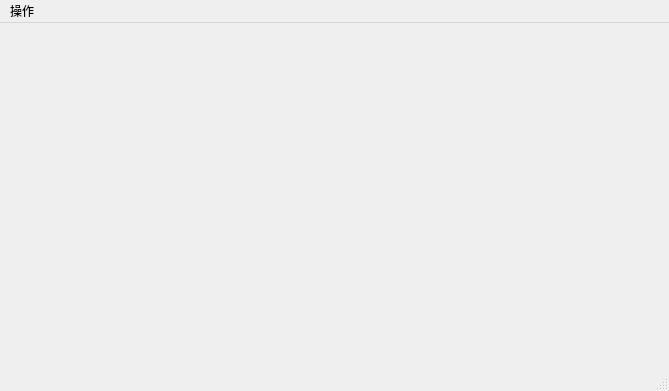
<?xml version="1.0" encoding="UTF-8"?>
<ui version="4.0">
 <class>SerialUnion</class>
 <widget class="QMainWindow" name="SerialUnion">
  <property name="geometry">
   <rect>
    <x>0</x>
    <y>0</y>
    <width>669</width>
    <height>391</height>
   </rect>
  </property>
  <property name="windowTitle">
   <string>GLCOM-V1.0</string>
  </property>
  <widget class="QWidget" name="centralWidget">
   <layout class="QHBoxLayout" name="horizontalLayout_2">
    <property name="spacing">
     <number>0</number>
    </property>
    <property name="leftMargin">
     <number>0</number>
    </property>
    <property name="topMargin">
     <number>0</number>
    </property>
    <property name="rightMargin">
     <number>0</number>
    </property>
    <property name="bottomMargin">
     <number>0</number>
    </property>
    <item>
     <layout class="QGridLayout" name="gridLayout" rowstretch="12,1" columnstretch="24,1">
      <property name="spacing">
       <number>0</number>
      </property>
      <item row="0" column="0">
       <layout class="QVBoxLayout" name="widgetDisplay">
        <property name="spacing">
         <number>0</number>
        </property>
       </layout>
      </item>
      <item row="0" column="1">
       <layout class="QHBoxLayout" name="widgetSettings">
        <property name="spacing">
         <number>0</number>
        </property>
       </layout>
      </item>
      <item row="1" column="0" colspan="2">
       <layout class="QHBoxLayout" name="widgetSend">
        <property name="spacing">
         <number>0</number>
        </property>
       </layout>
      </item>
     </layout>
    </item>
   </layout>
  </widget>
  <widget class="QMenuBar" name="menuBar">
   <property name="geometry">
    <rect>
     <x>0</x>
     <y>0</y>
     <width>669</width>
     <height>26</height>
    </rect>
   </property>
   <widget class="QMenu" name="menu">
    <property name="title">
     <string>操作</string>
    </property>
    <addaction name="mbSaveRecData"/>
   </widget>
   <addaction name="menu"/>
  </widget>
  <widget class="QStatusBar" name="statusBar"/>
  <action name="mbSaveRecData">
   <property name="text">
    <string>保存接收</string>
   </property>
  </action>
  <action name="mbMoreSettings">
   <property name="text">
    <string>更多设置</string>
   </property>
  </action>
 </widget>
 <layoutdefault spacing="6" margin="11"/>
 <resources/>
 <connections/>
</ui>
